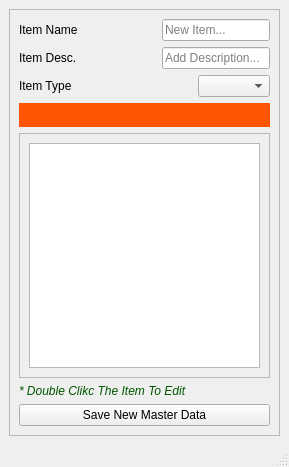
<?xml version="1.0" encoding="UTF-8"?>
<ui version="4.0">
 <class>frmSaveMaster</class>
 <widget class="QMainWindow" name="frmSaveMaster">
  <property name="geometry">
   <rect>
    <x>0</x>
    <y>0</y>
    <width>289</width>
    <height>467</height>
   </rect>
  </property>
  <property name="windowTitle">
   <string>MainWindow</string>
  </property>
  <widget class="QWidget" name="centralwidget">
   <layout class="QVBoxLayout" name="verticalLayout_3">
    <item>
     <widget class="QScrollArea" name="scrlArea">
      <property name="widgetResizable">
       <bool>true</bool>
      </property>
      <widget class="QWidget" name="scrollAreaWidgetContents">
       <property name="geometry">
        <rect>
         <x>0</x>
         <y>0</y>
         <width>269</width>
         <height>403</height>
        </rect>
       </property>
       <layout class="QVBoxLayout" name="verticalLayout">
        <item>
         <layout class="QHBoxLayout" name="horizontalLayout_6">
          <item>
           <widget class="QLabel" name="label_5">
            <property name="sizePolicy">
             <sizepolicy hsizetype="Preferred" vsizetype="Fixed">
              <horstretch>0</horstretch>
              <verstretch>0</verstretch>
             </sizepolicy>
            </property>
            <property name="text">
             <string>Item Name</string>
            </property>
           </widget>
          </item>
          <item>
           <spacer name="horizontalSpacer_5">
            <property name="orientation">
             <enum>Qt::Horizontal</enum>
            </property>
            <property name="sizeHint" stdset="0">
             <size>
              <width>40</width>
              <height>20</height>
             </size>
            </property>
           </spacer>
          </item>
          <item>
           <widget class="QLineEdit" name="txtItemMast">
            <property name="inputMethodHints">
             <set>Qt::ImhPreferUppercase</set>
            </property>
            <property name="placeholderText">
             <string>New Item...</string>
            </property>
           </widget>
          </item>
         </layout>
        </item>
        <item>
         <layout class="QHBoxLayout" name="horizontalLayout_7">
          <item>
           <widget class="QLabel" name="label_6">
            <property name="sizePolicy">
             <sizepolicy hsizetype="Preferred" vsizetype="Fixed">
              <horstretch>0</horstretch>
              <verstretch>0</verstretch>
             </sizepolicy>
            </property>
            <property name="text">
             <string>Item Desc.</string>
            </property>
           </widget>
          </item>
          <item>
           <spacer name="horizontalSpacer_6">
            <property name="orientation">
             <enum>Qt::Horizontal</enum>
            </property>
            <property name="sizeHint" stdset="0">
             <size>
              <width>40</width>
              <height>20</height>
             </size>
            </property>
           </spacer>
          </item>
          <item>
           <widget class="QLineEdit" name="txtItemDesc">
            <property name="inputMethodHints">
             <set>Qt::ImhNone</set>
            </property>
            <property name="placeholderText">
             <string>Add Description...</string>
            </property>
           </widget>
          </item>
         </layout>
        </item>
        <item>
         <layout class="QHBoxLayout" name="horizontalLayout_8">
          <item>
           <widget class="QLabel" name="label_7">
            <property name="sizePolicy">
             <sizepolicy hsizetype="Preferred" vsizetype="Fixed">
              <horstretch>0</horstretch>
              <verstretch>0</verstretch>
             </sizepolicy>
            </property>
            <property name="text">
             <string>Item Type</string>
            </property>
           </widget>
          </item>
          <item>
           <spacer name="horizontalSpacer_7">
            <property name="orientation">
             <enum>Qt::Horizontal</enum>
            </property>
            <property name="sizeHint" stdset="0">
             <size>
              <width>40</width>
              <height>20</height>
             </size>
            </property>
           </spacer>
          </item>
          <item>
           <widget class="QComboBox" name="cboItemType"/>
          </item>
         </layout>
        </item>
        <item>
         <widget class="QLabel" name="lblTotalMatchFound">
          <property name="sizePolicy">
           <sizepolicy hsizetype="Preferred" vsizetype="Fixed">
            <horstretch>0</horstretch>
            <verstretch>0</verstretch>
           </sizepolicy>
          </property>
          <property name="font">
           <font>
            <pointsize>16</pointsize>
            <weight>75</weight>
            <bold>true</bold>
           </font>
          </property>
          <property name="styleSheet">
           <string notr="true">background-color: rgb(255, 85, 0);</string>
          </property>
          <property name="text">
           <string/>
          </property>
          <property name="alignment">
           <set>Qt::AlignCenter</set>
          </property>
         </widget>
        </item>
        <item>
         <widget class="QScrollArea" name="scrlLstBox">
          <property name="verticalScrollBarPolicy">
           <enum>Qt::ScrollBarAlwaysOff</enum>
          </property>
          <property name="horizontalScrollBarPolicy">
           <enum>Qt::ScrollBarAlwaysOff</enum>
          </property>
          <property name="widgetResizable">
           <bool>true</bool>
          </property>
          <widget class="QWidget" name="scrollAreaWidgetContents_2">
           <property name="geometry">
            <rect>
             <x>0</x>
             <y>0</y>
             <width>249</width>
             <height>198</height>
            </rect>
           </property>
           <layout class="QVBoxLayout" name="verticalLayout_2">
            <item>
             <widget class="QListWidget" name="lstExistingData">
              <property name="styleSheet">
               <string notr="true"/>
              </property>
              <property name="verticalScrollBarPolicy">
               <enum>Qt::ScrollBarAlwaysOff</enum>
              </property>
              <property name="horizontalScrollBarPolicy">
               <enum>Qt::ScrollBarAlwaysOff</enum>
              </property>
             </widget>
            </item>
           </layout>
          </widget>
         </widget>
        </item>
        <item>
         <widget class="QLabel" name="label">
          <property name="font">
           <font>
            <weight>50</weight>
            <italic>true</italic>
            <bold>false</bold>
           </font>
          </property>
          <property name="styleSheet">
           <string notr="true">color: rgb(0, 85, 0);</string>
          </property>
          <property name="text">
           <string>* Double Clikc The Item To Edit</string>
          </property>
         </widget>
        </item>
        <item>
         <widget class="QPushButton" name="cmdSaveMaster">
          <property name="text">
           <string>Save New Master Data</string>
          </property>
         </widget>
        </item>
       </layout>
      </widget>
     </widget>
    </item>
   </layout>
  </widget>
  <widget class="QMenuBar" name="menubar">
   <property name="geometry">
    <rect>
     <x>0</x>
     <y>0</y>
     <width>289</width>
     <height>22</height>
    </rect>
   </property>
  </widget>
  <widget class="QStatusBar" name="statusbar"/>
 </widget>
 <resources/>
 <connections/>
</ui>
